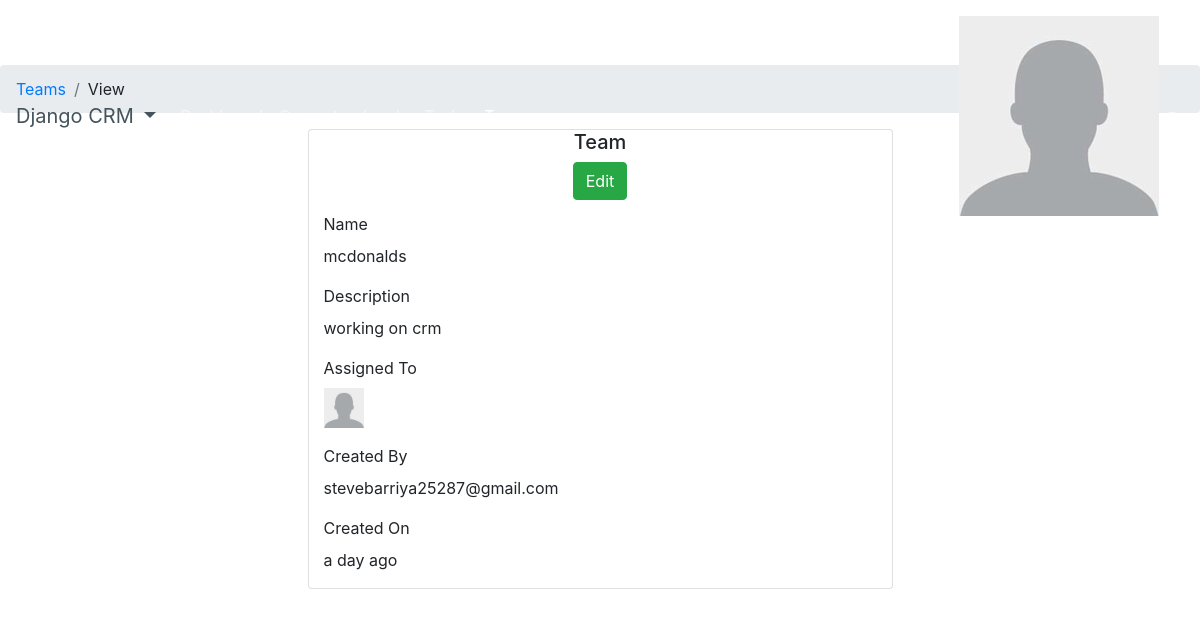
Page /teams/detail/1/ (signed in) on the committed database.
### teams/models.py (models this page shows, shortened)
class Teams(models.Model):
    name = models.CharField(max_length=100)
    description = models.TextField()
    users = models.ManyToManyField(User, related_name='user_teams')
    created_on = models.DateTimeField(_("Created on"), auto_now_add=True)
    created_by = models.ForeignKey(
        User, related_name='teams_created', blank=True, null=True, on_delete=models.SET_NULL)
    class Meta:
        ordering = ('id',)
    @property
    def created_on_arrow(self):
        return arrow.get(self.created_on).humanize()

### common/models.py (models this page shows, shortened)
class User(AbstractBaseUser, PermissionsMixin):
    file_prepend = "users/profile_pics"
    username = models.CharField(max_length=100, unique=True)
    first_name = models.CharField(max_length=150, blank=True)
    last_name = models.CharField(max_length=150, blank=True)
    email = models.EmailField(max_length=255, unique=True)
    is_active = models.BooleanField(default=True)
    is_admin = models.BooleanField(default=False)
    is_staff = models.BooleanField(default=False)
    date_joined = models.DateTimeField(('date joined'), auto_now_add=True)
    role = models.CharField(max_length=50, choices=ROLES)
    profile_pic = models.FileField(
        max_length=1000, upload_to=img_url, null=True, blank=True)
    has_sales_access = models.BooleanField(default=False)
    has_marketing_access = models.BooleanField(default=False)
    USERNAME_FIELD = 'email'
    REQUIRED_FIELDS = ['username', ]
    objects = UserManager()
    def __str__(self):
        return self.email
    class Meta:
        ordering = ['-is_active']

### teams/views.py (the view)
# urls.py: path('detail/<int:team_id>/', team_detail, name='team_detail'),
@login_required
def team_detail(request, team_id):
    if not (request.user.role == 'ADMIN' or request.user.is_superuser):
        raise PermissionDenied
    team_obj = get_object_or_404(Teams, pk=team_id)
    context = {}
    if request.method == 'GET':
        context['team_obj'] = team_obj
        return render(request, 'team_detail.html', context)

### teams/templates/team_detail.html
{% extends 'sales/base.html' %}
{% load staticfiles %}
{% load thumbnail %}
{% block content%}
<nav aria-label="breadcrumb">
  <ol class="breadcrumb">
    <li class="breadcrumb-item"><a href="{% url 'teams:teams_list' %}">Teams</a></li>
    <li class="breadcrumb-item" active>View</li>
  </ol>
</nav>
<div class="main_container" id="maincontainer">
  <div class="overview_form_block row marl justify-content-center">
    <div class="col-md-6">
      <div class="card">
        <div class="card-body" id="datashow">
          <div class="panel-heading card-title view-pad text-center">
            <h5>
              Team
            </h5>
            <a href="{% url 'teams:team_edit' team_obj.id %}" class="btn btn-success edit">Edit</a>
          </div>
          <div class="row marl no-gutters">
            <div class="col-md-8">
              {% if team_obj.name %}
              <div class="filter_col col-md-12">
                <div class="form-group">
                  <label class="contact_field_label" for="id_title" data-name="title">Name</label>
                  <div class="contact_field" id="doc_title" data-name="name">{{ team_obj.name }}
                  </div>
                </div>
              </div>
              {% endif %}
              {% if team_obj.description %}
              <div class="filter_col col-md-12">
                <div class="form-group">
                  <label class="contact_field_label" for="id_status" data-name="status">Description</label>
                  <div class="contact_field" id="doc_status" data-name="status">
                    {{ team_obj.description }} </div>
                </div>
              </div>
              {% endif %}
              <div class="filter_col col-md-12">
                <div class="form-group">
                  <label class="contact_field_label" for="id_status" data-name="status">Assigned To</label>
                  <br>
                  {% with users=team_obj.users.all %}
                  {% for user in users %}
                  {% if user.profile_pic %}
                  {% thumbnail user.profile_pic "40x40" crop="center" as im %}
                  <span>
                    <a href="{% url 'common:view_user' user.id %}">
                      <img src="{{ im.url }}" width="{{ im.width }}" height="{{ im.height }}" title="{{ user.email }}">
                    </a>
                  </span>
                  {% endthumbnail %}
                  {% else %}
                  <span>
                    <a href="{% url 'common:view_user' user.id %}">
                      <img src="{% static 'images/user.png' %}" title="{{ user.email }}" width="40" height="40">
                    </a>
                  </span>
                  {% endif %}
                  {% empty %}
                  None
                </div>
              </div>
              {% endfor %}
              {% endwith %}
              <div class="filter_col col-md-12" style="padding: 0;">
                <div class="form-group mt-3">
                  <label class="contact_field_label" for="id_created_by" data-name="created_by">Created By</label>
                  <div class="contact_field" id="created_by" data-name="created_by">
                    {{ team_obj.created_by }}</div>
                </div>
              </div>
              <div class="filter_col col-md-12" style="padding: 0;">
                <div class="form-group">
                  <label class="contact_field_label" for="id_created_on" data-name="created_on">Created On</label>
                  <div class="contact_field" id="created_on" data-name="created_on" title="{{ team_obj.created_on }}">
                    {{ team_obj.created_on_arrow }}</div>
                </div>
              </div>
            </div>
          </div>
        </div>
      </div>
    </div>
  </div>
</div>
{% endblock %}

### templates/root.html (style rules this page uses)
.card-body { padding:0; margin:0 }

### rows in the picture
Teams: name "mcdonalds", description "working on crm", created_by "stevebarriya25287@gmail.com", created_on_arrow "a day ago"
